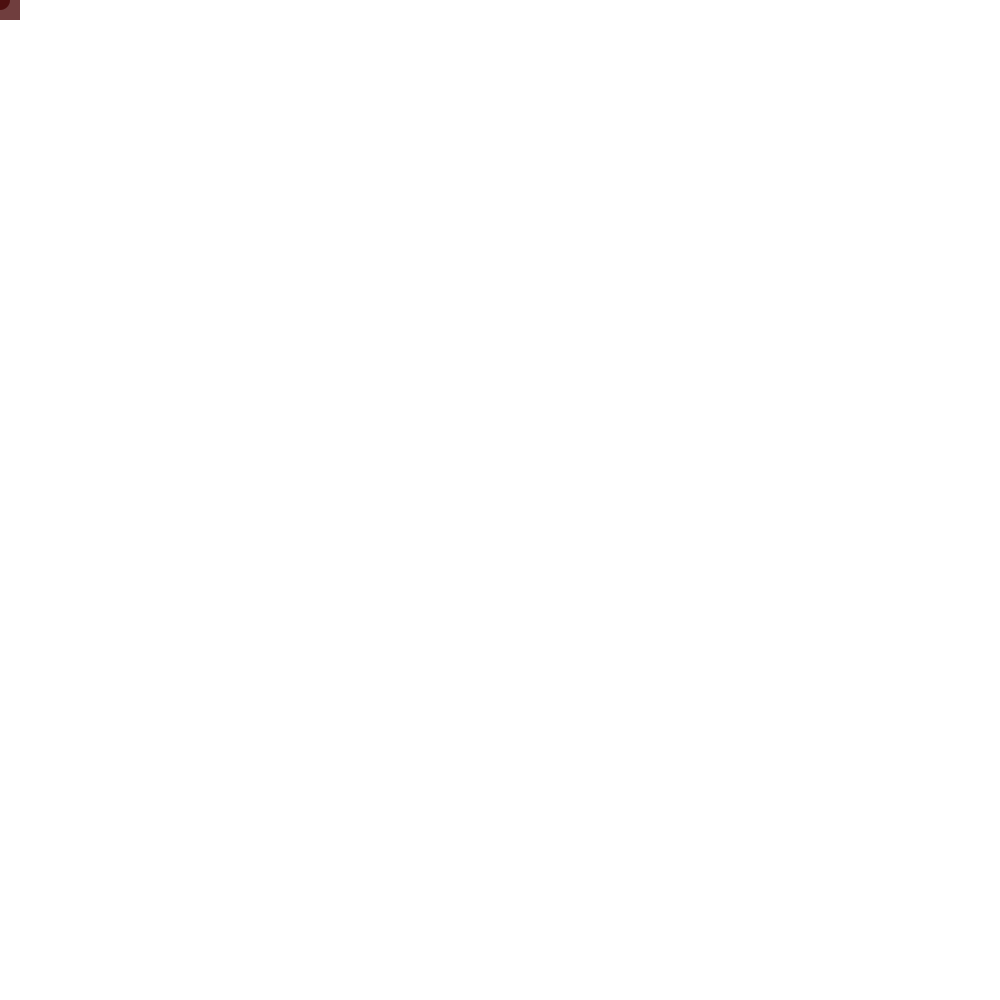
Frame 1 (no input)
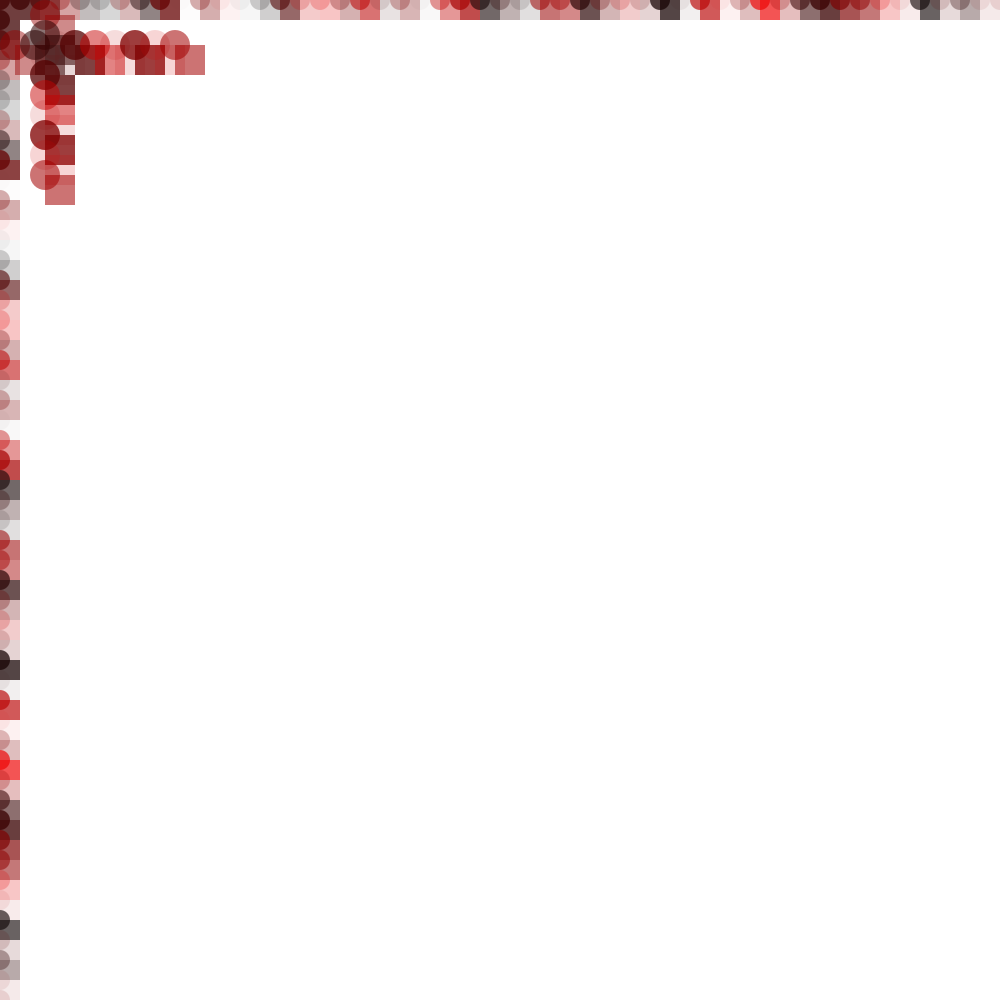
Frame 60 (the mouse pressed at the canvas centre just before this capture)
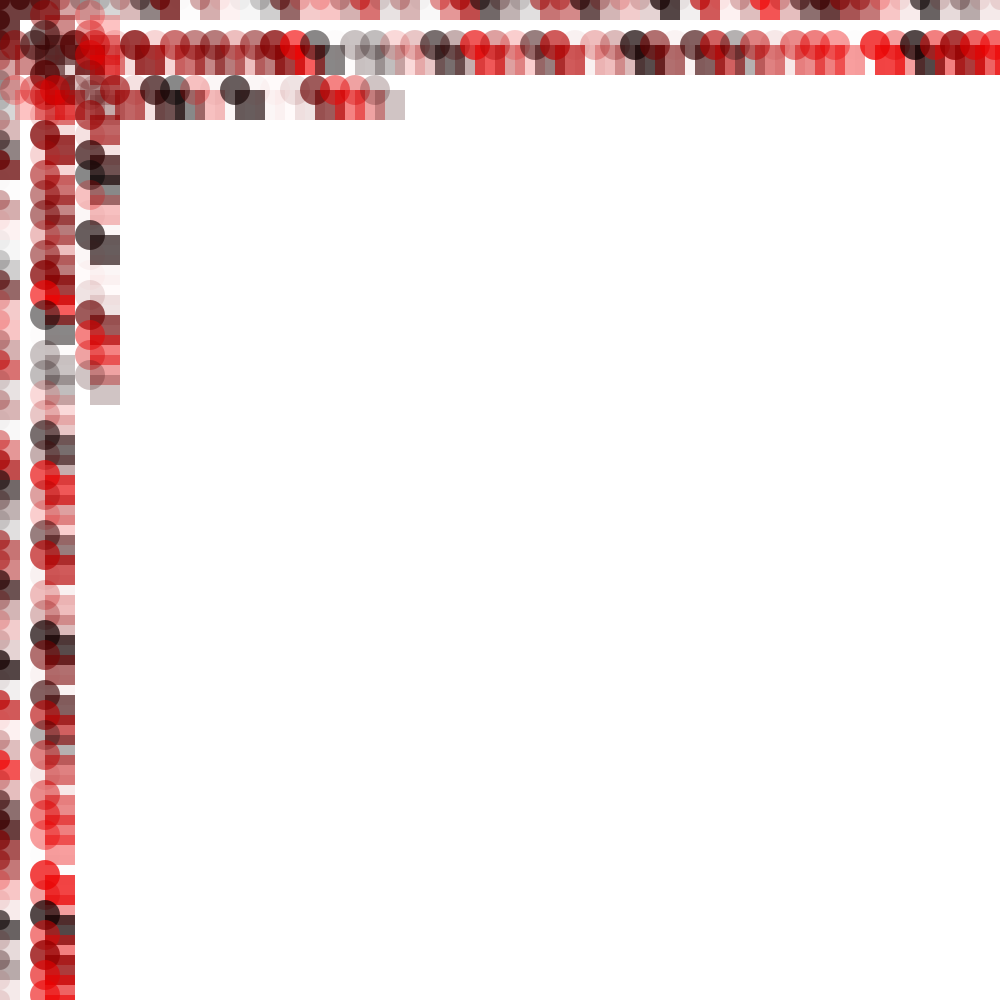
Frame 120 (the mouse held since frame 60 and released just before this capture)

The Processing sketch that drew these frames (run headless with seeded random() and noise(); from frame 60 on, the mouse is pressed at the canvas centre):

// Processing sketch: processing_32434
// ── processing_32434.pde


float rr = 200;
float gg = 0;
float bb = 0;
float trans = 100;
float x = 0;
float y = 0;
float diam = 20;

void setup()
{
 size (1000, 1000);
 background (255);
 smooth();
 frameRate(2000);
}

void draw ()
{
  trans = random(200);
  bb = random(0);
  gg = random(0);
  rr = random(255);
 
  noStroke();
  fill(rr,gg,bb,trans);
ellipse (x, y, diam, diam);
rect(y,x,diam , diam);
ellipse (y, x, diam, diam);
rect(x,y,diam , diam);
 
   x = x +20;
   
   if(x > 1000){
     y = y+45;
     x = 15;
     diam = 30;
   }
   

}
